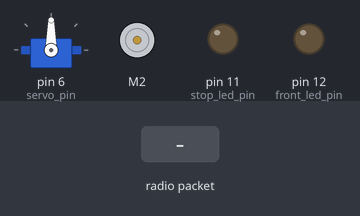
The sketch below on a simulated Arduino Uno, built with avr-gcc and run on an emulated ATmega328P. Parts: servo, DC motor (green arrow = forward, orange = backward, longer = faster), output pins drawn as LEDs (lit = HIGH). Inputs (shaded band) come from the test bench. No radio packets arrive unless stated; what the sketch prints to the serial monitor is not drawn.

Above: at 1.2 s.
1.3 s: radio packet "1" arrives
At 1.9 s:
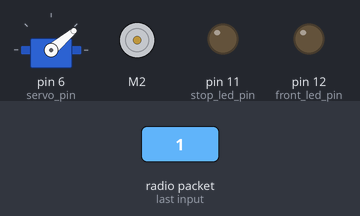
2.8 s: radio packet "0" arrives
At 3.1 s:
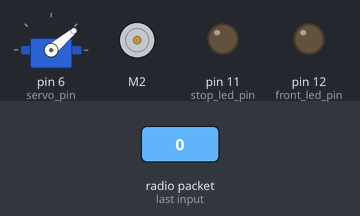
4.3 s: radio packet "2" arrives
At 5.5 s:
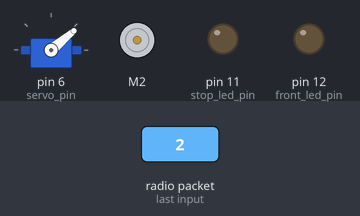
Timing chart, 0 to 7.3 s (numbered marks = the images above; inputs shaded):
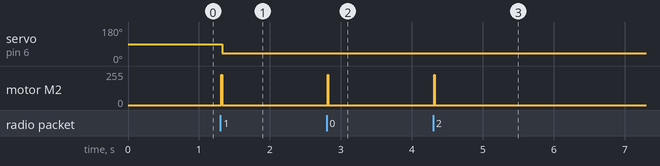

Measured:
- after the input at 1.3 s, servo on pin 6 (servo_pin): 90° → 40° at once; motor M2: stopped → forward 228/255 at once, → stopped 0.01 s later
- after the input at 2.8 s, motor M2: stopped → forward 228/255 at once, → stopped 0.01 s later
- after the input at 4.3 s, motor M2: stopped → forward 227/255 at once, → stopped 0.01 s later

The sketch:

rover-24l01-final.ino
```cpp
/*
   Ultrasonic Sensor HC-SR04
*/
const int trigPin = 7;
const int echoPin = 8;
long duration;
long distance;

/*
     FL []=-|-=[] FR
            |
            |
            |
     RL []-=|=-[] RR
*/

// This is the library for the Servo motor micro
#include <Servo.h>
Servo servo; // using the Class Servo
const int servo_pin = 6;
long sval = 0;

// This is the library for the TB6612 that contains the class Motor and all the
// functions
#include <SparkFun_TB6612.h>
// Pins for all inputs, keep in mind the PWM defines must be on PWM pins
// the default pins listed are the ones used on the Redbot (ROB-12097) with
// the exception of STBY which the Redbot controls with a physical switch
#define AIN1 2
#define AIN2 4
#define PWMA 5
#define STBY 3  // Changed after Rover 1.0 with 433MHz, so we need for 2.4GHz 24l01 the 9, 10 pins for CSN, CE
// these constants are used to allow you to make your motor configuration
// line up with function names like forward.  Value can be 1 or -1
const int offsetA = 1;
// Initializing motors.  The library will allow you to initialize as many
// motors as you have memory for.  If you are using functions like forward
// that take 2 motors as arguements you can either write new functions or
// call the function more than once.
Motor motor1 = Motor(AIN1, AIN2, PWMA, offsetA, STBY);
long mval = 0;
long mval1 = 0;


// Define the LED for the Incoming Transmitter commands


// Head and Back lights
const int stop_led_pin = 11;
const int front_led_pin = 12;
int turnStopLights = 0;
int turnFrontLights = 0;


// 2.4GHz 24L01 Transiever settings
#include <SPI.h>
#include <nRF24L01.h>
#include <RF24.h>

RF24 radio(9, 10); // CE, CSN
const uint64_t pipes[2] = { 0xEEFDFDFDECLL, 0xEEFDFDF0DFLL };
//char receivedData[32] = "";


struct package {
  int xAxis;
  int yAxis;
  int lights;
  int stopLights;
};

typedef struct package Package;
Package data;


void setup() {
  Serial.begin(57600);
  Serial.println("******** SKL Electronics *******");
  Serial.println("System started. Tests will start in 1 sec.");
  Serial.println("------------------------- - -----------------------");
  // Servo settings starts here *****
  servo.attach(servo_pin); // Setting pin 6 to be OUTPUT to the servo motor
  Serial.println("Servo diagnostics starts.");
  Serial.println("Servo go to middle position!");


  //  Turn the backlights off  and setup the pinMode
  // pinMode(backLights, OUTPUT);
  pinMode(front_led_pin, OUTPUT);
  pinMode(stop_led_pin, OUTPUT);
  //  digitalWrite(backLights, LOW);


  // 2.4GHz Settings starts here
  radio.begin();
  radio.openReadingPipe(1, pipes[0]);
  // radio.setPALevel(RF24_PA_HIGH);
  radio.setPALevel(RF24_PA_MAX);
  radio.enableDynamicPayloads(); // not working without this
  radio.startListening();
  // 2.4GHz Settings ends here

  // HC-SR04 Ultrasonic sensor starts here
  pinMode(trigPin, OUTPUT); // Sets the trigPin as an Output
  pinMode(echoPin, INPUT);
  // HC-SR04 Ultrasonic sensor starts here


  Serial.println("End of diagnostics.");
 // delay(1000);
  Serial.println("System boot finished.");
  Serial.println("------------------ --- ---------------------");

}


void loop() {
  if (radio.available()) {
    radio.read(&data, sizeof(data)); // Read the data and put it into the data object

    Serial.print("  X: ");
    Serial.print(data.xAxis);
    Serial.print("  Y: ");
    Serial.print(data.yAxis);
    Serial.print("  SW: ");
    Serial.print(data.lights);
    Serial.println("");

    delay(10);

    if (data.xAxis > 540) {
      mval = map(data.xAxis, 540, 1023, 0, -255);
      motor1.drive(mval, 10);
      Serial.println("MOTOR GO FORD");
    } else if (data.xAxis < 470) {
      mval = map(data.xAxis, 470, 0, 0, 255);
      motor1.drive(mval, 10);
      Serial.println("MOTOR GO BACK");
    } else {
      motor1.standby();
    }
    if (data.yAxis > 540) {
      sval = map(data.yAxis, 530, 1023, 110, 190);
      servo.write(sval);
    } else if (data.yAxis < 470) {
      sval = map(data.yAxis, 490, 0, 110, 40);
      servo.write(sval);
    } else {
      servo.write(110);
    }

    if (data.lights == 1) {
      if (turnFrontLights == 0) {
        digitalWrite(front_led_pin, HIGH);
        turnFrontLights = 1;
        Serial.println("FRONT LIGHTS ON");
      } else if (turnFrontLights == 1) {
        digitalWrite(front_led_pin, LOW);
        turnFrontLights = 0;
        Serial.println("Front LIGHTS OFF");
      }
    }

    if (data.stopLights == 1) {
      if (turnStopLights == 0) {
        digitalWrite(stop_led_pin, HIGH);
        turnStopLights = 1;
        Serial.println("STOP LIGHTS ON");
      } else if (turnStopLights == 1) {
        digitalWrite(stop_led_pin, LOW);
        turnStopLights = 0;
        Serial.println("STOP LIGHTS OFF");
      }
    }

  } else {
    Serial.println("No command Recieved");
    motor1.standby();
  }
}
```
